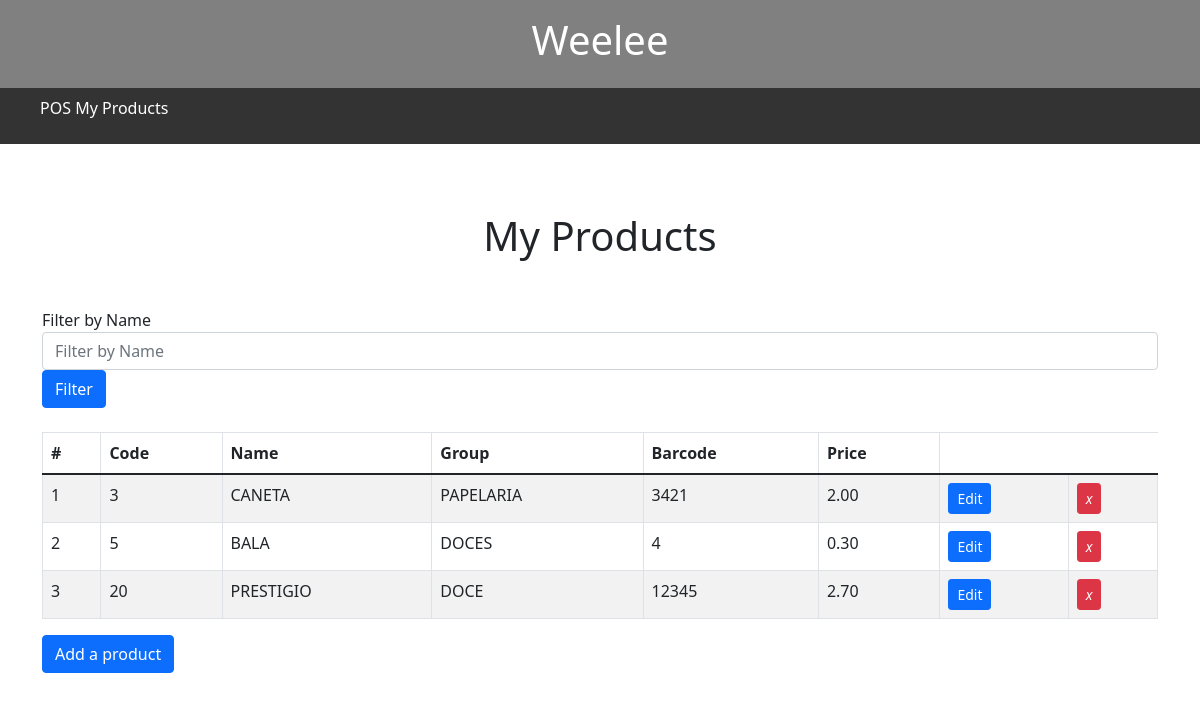
Before: /product with the older database file.
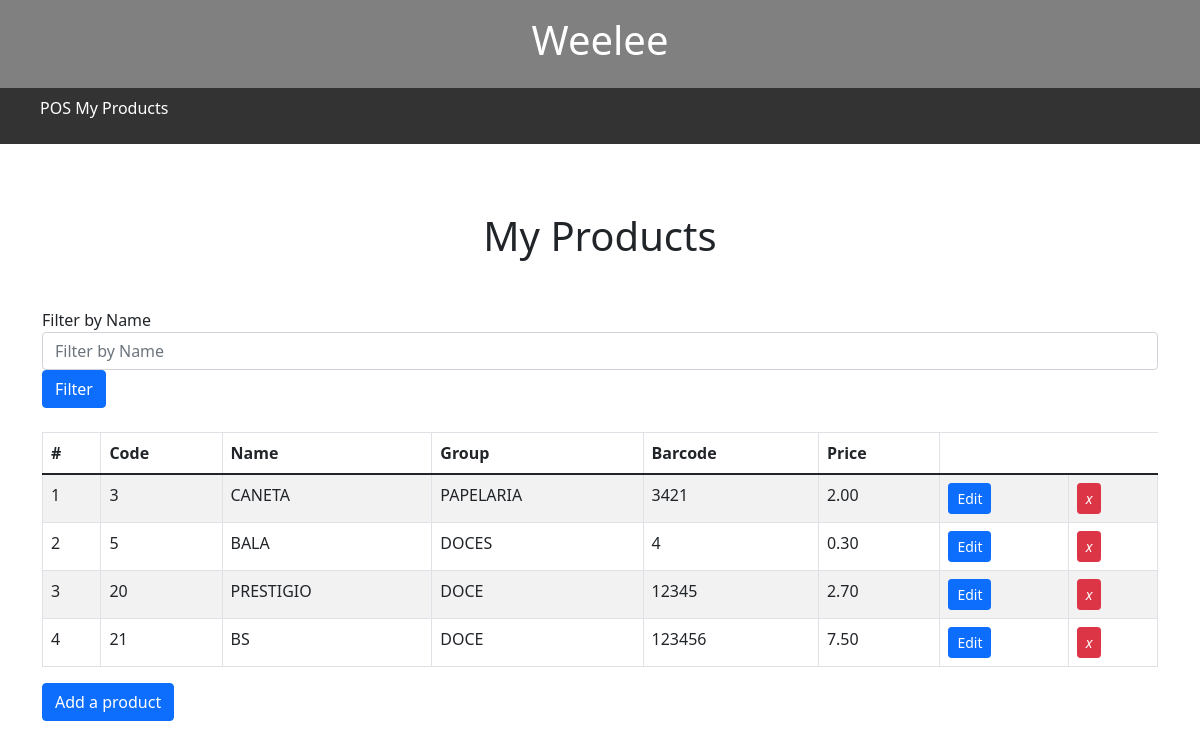
After: the same page with the newer database file.
### app/models.py (models this page shows, shortened)
class Product(models.Model):
    id = models.AutoField(primary_key=True)
    name = models.CharField(max_length=100)
    group = models.CharField(max_length=100)
    barcode = models.PositiveIntegerField()
    price = models.DecimalField(max_digits=10, decimal_places=2)

### app/views.py (the view)
# urls.py: path('product', views.product, name='product'),
def product(request):
    if request.method == 'GET':
        name_to_filter = request.GET.get('name')
        barcode_to_filter = request.GET.get('barcode')
        if name_to_filter:
            products = Product.objects.filter(name__icontains=name_to_filter)
        elif barcode_to_filter:
            products = Product.objects.filter(barcode__icontains=barcode_to_filter)
        else:
            products = Product.objects.all()
    context = {
        'products': products
    }
    return render(request, 'product.html', context)

### app/templates/product.html (shortened to what this page needs)
{% extends 'base.html' %}
{% load static %}
{% block content %}
    <div class="container">
      <div class="px-5 my-5 text-center">
        <h1>My Products</h1>
      </div>
      <form class="form-inline mt-3" method="get" action="{% url 'product' %}">
        <label for="filterName" class="sr-only">Filter by Name</label>
        <input type="text" class="form-control" id="filterName" name="name" placeholder="Filter by Name">
        <button type="submit" class="btn btn-primary mb-2">Filter</button>
      </form>
        <div class="table-responsive mt-3" style="max-height: 300px; overflow-y: auto;">
          <table class="table table-striped table-bordered table-hover table">
          <thead>
              <tr>
                  <th scope="col">#</th>
                  <th scope="col">Code</th>
                  <th scope="col">Name</th>
                  <th scope="col">Group</th>
                  <th scope="col">Barcode</th>
                  <th scope="col">Price</th>
              </tr>
          </thead>
          <tbody>
                  {% for product in products %}
                  <tr>
                      <td>{{ forloop.counter }}</td>
                      <td>{{ product.id }}</td>
                      <td>{{ product.name }}</td>
                      <td>{{ product.group }}</td>
                      <td>{{ product.barcode }}</td>
                      <td>{{ product.price }}</td>
                      <td>
                        <button class="btn btn-primary btn-sm" hx-get="{% url 'edit_product' pk=product.pk %}" hx-target="#dialog">Edit</button>
                      </td>
                      <td>
                      <a href="{% url 'remove_product' pk=product.id %}" class="btn btn-danger btn-sm">
                        <i class="fa fa-trash"> x </i>
                      </a>
                      </td>
                  </tr>
                  {% endfor %}
          </tbody>
      </table>
      </div>
      <button hx-get="{% url 'add_product' %}" hx-target="#dialog" class="btn btn-primary">
        Add a product
      </button>
    </div>
    <div class="toast-container position-fixed top-0 end-0 p-3">
    </div>
{% endblock %}

Changed rows visible on the page:
added Product: id "21", name "BS", group "DOCE", barcode "123456", price "7.50"
